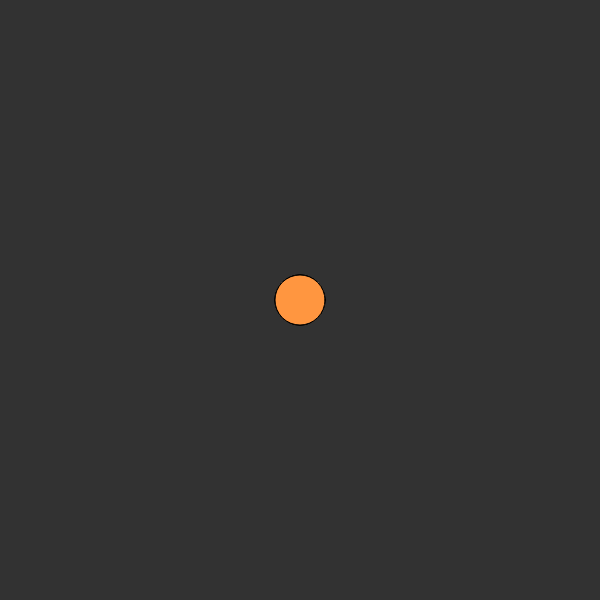
Frame 1 (no input)
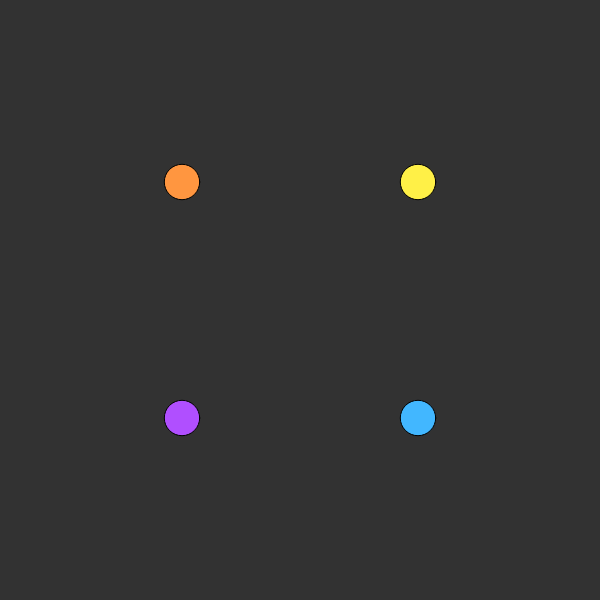
Frame 60 (no input)
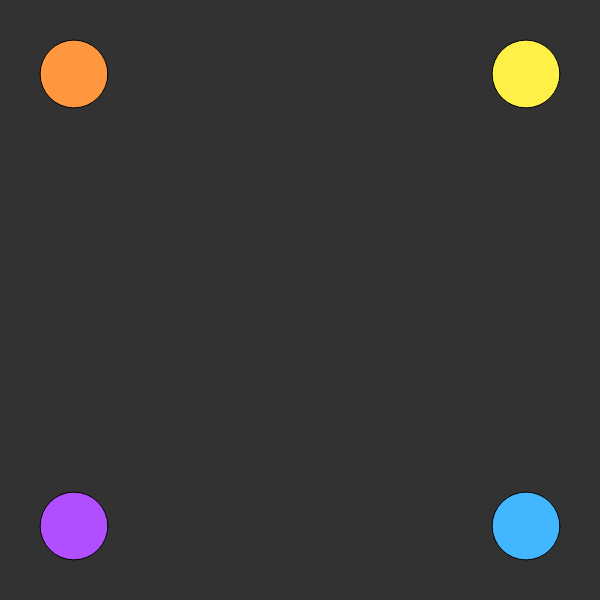
Frame 120 (the mouse pressed at the canvas centre since frame 60)

The p5.js sketch that drew these frames (run headless with seeded random() and noise() and a simulated clock; from frame 60 on, the mouse is pressed at the canvas centre):

// p5.js sketch
// ── sketch.js
function setup() {
  createCanvas(600, 600);
  
  vX = 2;
  vY = 2;

  x = width/2;
  y = height/2;
  
  pos = x;
  
  diameter = 50;
  
}

function draw() {
  background(50);
  
  fill(66, 183, 255);
  circle(x, y, diameter);
  //circle(abs(x-600), abs(y-600), diameter);
  
  fill(176, 79, 255);
  circle(pos, y, diameter);
  
  fill(255, 240, 71);
  circle(x, pos, diameter);
  
  fill(255, 150, 64);
  circle(pos, pos, diameter);
  
  x += vX;
  y += vY;
  
  pos -= vX;
  

  if (x + diameter > width)
    vX = -vX;
  else if (x - diameter < 0)
    vX = -vX;
  
  if (y + diameter > height)
    vY = -vY;
  else if (y - diameter < 0)
    vY = -vY;
  
  diameter = abs(x - 300) * 0.3;
  
}
// ── style.css
html, body {
  margin: 0;
  padding: 0;
}
canvas {
  display: block;
}
p {
  color: Azure;
  text-align: center;
  padding-top: 200px;
  font-size: 40px;
  font-variant: small-caps;
  font-weight: bold;
}
